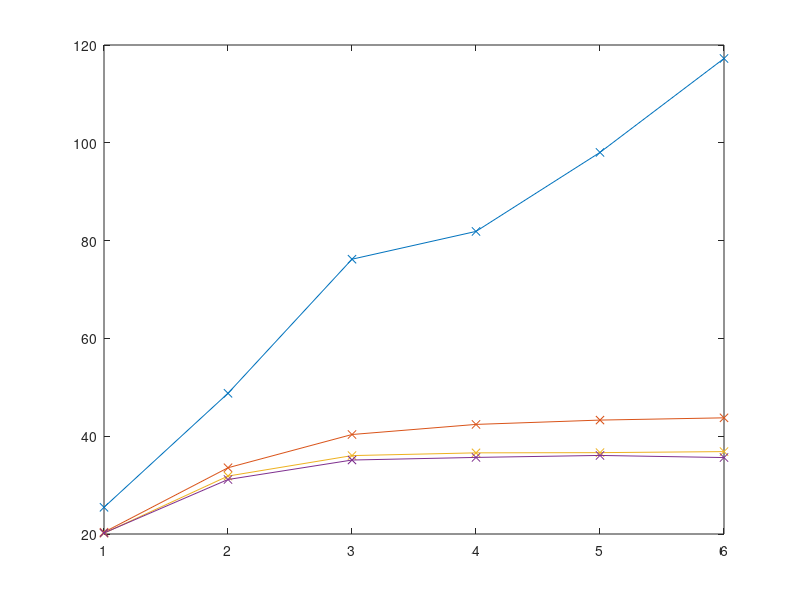

Write MATLAB code to recreate this figure. (Note: this script raises an error after producing the figure.)
%%
%
x = [1,2,3,4,5,6];
perf_32_f = [25.4593, 48.7752, 76.1958, 81.8784, 98.037, 117.241];
perf_64_f = [20.3676, 33.5496, 40.3462, 42.4118, 43.2959, 43.7574];
perf_128_f = [20.1538, 31.8469, 36.0334, 36.5959, 36.6378, 36.8494];
perf_256_f = [20.21, 31.1432, 35.1259, 35.6628, 36.0668, 35.6336];
perf_32_f_r = perf_32_f ./ perf_32_f(1);
perf_64_f_r = perf_64_f ./ perf_64_f(1);
perf_128_f_r = perf_128_f ./ perf_128_f(1);
perf_256_f_r = perf_256_f ./ perf_256_f(1);


%%
%
plot(x, perf_32_f, "-x", x, perf_64_f, "-x", x, perf_128_f, "-x", x, perf_256_f, "-x");
yline(46.928);
yline(46.928/2);
xlim([0 7])
xlabel("# of CPU cores");
ylabel("GB/s");
title("Task-1.1, CRS format, CPU strong scaling test, double");
legend("N=32", "N=64", "N=128", "N=256", "CPU-memory-1ch=23.5GB/s", "CPU-memory-2ch=47GB/s");


%%
%
plot(x, perf_32_f_r, "-x", x, perf_64_f_r, "-x", x, perf_128_f_r, "-x", x, perf_256_f_r, "-x");
xlim([0 7])
xlabel("# of CPU cores");
ylabel("speed-up ratio");
title("Task-1.1, CRS format, CPU strong scaling test, double");
legend("N=32", "N=64", "N=128", "N=256");
